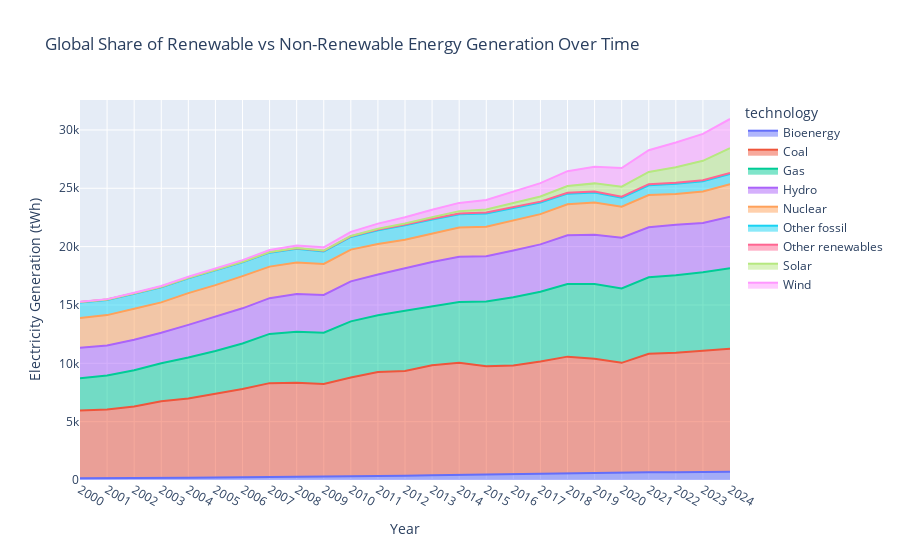

The notebook cell saved with this chart:
### Code cell
total_yearly_gen = df_generation_world.groupby(['technology', 'year']).agg(
    total_yearly_gen = pd.NamedAgg(column="generation_twh", aggfunc="sum") 
).reset_index()

# Plot Electricity Generation Over Time based on sum of all countries yearly
fig = px.area(total_yearly_gen, x='year', y='total_yearly_gen', color='technology',
                  title='Global Share of Renewable vs Non-Renewable Energy Generation Over Time')
fig.update_layout(xaxis_title='Year', yaxis_title='Electricity Generation (tWh)')
fig.show() # for interactive image
# save_static_img(fig, DATA_DIR / "eda_interim" / "figures" / "global_generation_share_over_time.png") # since github doesn't render px plots

### Figure 1 — Plotly figure (JSON) as saved in the notebook; plotly's stock layout.template omitted (floating-point values rounded to 4 significant figures)
{"data": [{"fillpattern": {"shape": ""}, "hovertemplate": "technology=Bioenergy<br>year=%{x}<br>total_yearly_gen=%{y}<extra></extra>", "legendgroup": "Bioenergy", "line": {"color": "#636efa"}, "marker": {"symbol": "circle"}, "mode": "lines", "name": "Bioenergy", "orientation": "v", "showlegend": true, "stackgroup": "1", "type": "scatter", "x": ["2000", "2001", "2002", "2003", "2004", "2005", "2006", "2007", "2008", "2009", "2010", "2011", "2012", "2013", "2014", "2015", "2016", "2017", "2018", "2019", "2020", "2021", "2022", "2023", "2024"], "xaxis": "x", "y": [154.4, 149.7, 163.0, 176.5, 192.5, 212.9, 226.7, 249.3, 266.3, 286.5, 327.1, 345.2, 374.1, 406.6, 442.8, 472.3, 482.4, 507.9, 538.3, 566.7, 601.8, 655.7, 669.8, 682.6, 704.8], "yaxis": "y"}, {"fillpattern": {"shape": ""}, "hovertemplate": "technology=Coal<br>year=%{x}<br>total_yearly_gen=%{y}<extra></extra>", "legendgroup": "Coal", "line": {"color": "#EF553B"}, "marker": {"symbol": "circle"}, "mode": "lines", "name": "Coal", "orientation": "v", "showlegend": true, "stackgroup": "1", "type": "scatter", "x": ["2000", "2001", "2002", "2003", "2004", "2005", "2006", "2007", "2008", "2009", "2010", "2011", "2012", "2013", "2014", "2015", "2016", "2017", "2018", "2019", "2020", "2021", "2022", "2023", "2024"], "xaxis": "x", "y": [5809.0, 5891.0, 6144.0, 6575.0, 6797.0, 7167.0, 7567.0, 8052.0, 8074.0, 7951.0, 8458.0, 8911.0, 8960.0, 9424.0, 9604.0, 9284.0, 9328.0, 9655.0, 10030.0, 9827.0, 9438.0, 10160.0, 10240.0, 10400.0, 10540.0], "yaxis": "y"}, {"fillpattern": {"shape": ""}, "hovertemplate": "technology=Gas<br>year=%{x}<br>total_yearly_gen=%{y}<extra></extra>", "legendgroup": "Gas", "line": {"color": "#00cc96"}, "marker": {"symbol": "circle"}, "mode": "lines", "name": "Gas", "orientation": "v", "showlegend": true, "stackgroup": "1", "type": "scatter", "x": ["2000", "2001", "2002", "2003", "2004", "2005", "2006", "2007", "2008", "2009", "2010", "2011", "2012", "2013", "2014", "2015", "2016", "2017", "2018", "2019", "2020", "2021", "2022", "2023", "2024"], "xaxis": "x", "y": [2746.0, 2915.0, 3105.0, 3256.0, 3503.0, 3681.0, 3901.0, 4219.0, 4361.0, 4382.0, 4808.0, 4866.0, 5161.0, 5058.0, 5214.0, 5540.0, 5850.0, 5974.0, 6225.0, 6401.0, 6382.0, 6557.0, 6630.0, 6716.0, 6900.0], "yaxis": "y"}, {"fillpattern": {"shape": ""}, "hovertemplate": "technology=Hydro<br>year=%{x}<br>total_yearly_gen=%{y}<extra></extra>", "legendgroup": "Hydro", "line": {"color": "#ab63fa"}, "marker": {"symbol": "circle"}, "mode": "lines", "name": "Hydro", "orientation": "v", "showlegend": true, "stackgroup": "1", "type": "scatter", "x": ["2000", "2001", "2002", "2003", "2004", "2005", "2006", "2007", "2008", "2009", "2010", "2011", "2012", "2013", "2014", "2015", "2016", "2017", "2018", "2019", "2020", "2021", "2022", "2023", "2024"], "xaxis": "x", "y": [2630.0, 2564.0, 2612.0, 2612.0, 2803.0, 2912.0, 3018.0, 3063.0, 3245.0, 3241.0, 3428.0, 3488.0, 3660.0, 3791.0, 3871.0, 3882.0, 4015.0, 4054.0, 4177.0, 4228.0, 4347.0, 4289.0, 4323.0, 4232.0, 4420.0], "yaxis": "y"}, {"fillpattern": {"shape": ""}, "hovertemplate": "technology=Nuclear<br>year=%{x}<br>total_yearly_gen=%{y}<extra></extra>", "legendgroup": "Nuclear", "line": {"color": "#FFA15A"}, "marker": {"symbol": "circle"}, "mode": "lines", "name": "Nuclear", "orientation": "v", "showlegend": true, "stackgroup": "1", "type": "scatter", "x": ["2000", "2001", "2002", "2003", "2004", "2005", "2006", "2007", "2008", "2009", "2010", "2011", "2012", "2013", "2014", "2015", "2016", "2017", "2018", "2019", "2020", "2021", "2022", "2023", "2024"], "xaxis": "x", "y": [2540.0, 2613.0, 2655.0, 2601.0, 2719.0, 2727.0, 2762.0, 2703.0, 2695.0, 2657.0, 2726.0, 2610.0, 2432.0, 2449.0, 2499.0, 2533.0, 2571.0, 2594.0, 2659.0, 2754.0, 2648.0, 2762.0, 2640.0, 2699.0, 2779.0], "yaxis": "y"}, {"fillpattern": {"shape": ""}, "hovertemplate": "technology=Other fossil<br>year=%{x}<br>total_yearly_gen=%{y}<extra></extra>", "legendgroup": "Other fossil", "line": {"color": "#19d3f3"}, "marker": {"symbol": "circle"}, "mode": "lines", "name": "Other fossil", "orientation": "v", "showlegend": true, "stackgroup": "1", "type": "scatter", "x": ["2000", "2001", "2002", "2003", "2004", "2005", "2006", "2007", "2008", "2009", "2010", "2011", "2012", "2013", "2014", "2015", "2016", "2017", "2018", "2019", "2020", "2021", "2022", "2023", "2024"], "xaxis": "x", "y": [1324.0, 1285.0, 1271.0, 1296.0, 1263.0, 1278.0, 1176.0, 1196.0, 1172.0, 1071.0, 1079.0, 1187.0, 1239.0, 1197.0, 1144.0, 1133.0, 1085.0, 993.9, 908.6, 854.9, 776.3, 842.2, 888.3, 872.1, 869.7], "yaxis": "y"}, {"fillpattern": {"shape": ""}, "hovertemplate": "technology=Other renewables<br>year=%{x}<br>total_yearly_gen=%{y}<extra></extra>", "legendgroup": "Other renewables", "line": {"color": "#FF6692"}, "marker": {"symbol": "circle"}, "mode": "lines", "name": "Other renewables", "orientation": "v", "showlegend": true, "stackgroup": "1", "type": "scatter", "x": ["2000", "2001", "2002", "2003", "2004", "2005", "2006", "2007", "2008", "2009", "2010", "2011", "2012", "2013", "2014", "2015", "2016", "2017", "2018", "2019", "2020", "2021", "2022", "2023", "2024"], "xaxis": "x", "y": [43.65, 44.15, 45.83, 46.61, 48.26, 48.59, 50.76, 52.81, 56.59, 58.66, 59.71, 61.08, 62.83, 64.32, 69.53, 73.08, 75.87, 78.82, 81.71, 82.95, 86.12, 86.33, 87.91, 87.83, 86.98], "yaxis": "y"}, {"fillpattern": {"shape": ""}, "hovertemplate": "technology=Solar<br>year=%{x}<br>total_yearly_gen=%{y}<extra></extra>", "legendgroup": "Solar", "line": {"color": "#B6E880"}, "marker": {"symbol": "circle"}, "mode": "lines", "name": "Solar", "orientation": "v", "showlegend": true, "stackgroup": "1", "type": "scatter", "x": ["2000", "2001", "2002", "2003", "2004", "2005", "2006", "2007", "2008", "2009", "2010", "2011", "2012", "2013", "2014", "2015", "2016", "2017", "2018", "2019", "2020", "2021", "2022", "2023", "2024"], "xaxis": "x", "y": [1.03, 1.37, 1.71, 2.1, 2.78, 3.94, 5.41, 7.28, 11.84, 19.81, 32.21, 63.61, 96.98, 131.9, 197.8, 256.4, 327.8, 445.0, 575.2, 705.3, 857.4, 1054.0, 1330.0, 1661.0, 2127.0], "yaxis": "y"}, {"fillpattern": {"shape": ""}, "hovertemplate": "technology=Wind<br>year=%{x}<br>total_yearly_gen=%{y}<extra></extra>", "legendgroup": "Wind", "line": {"color": "#FF97FF"}, "marker": {"symbol": "circle"}, "mode": "lines", "name": "Wind", "orientation": "v", "showlegend": true, "stackgroup": "1", "type": "scatter", "x": ["2000", "2001", "2002", "2003", "2004", "2005", "2006", "2007", "2008", "2009", "2010", "2011", "2012", "2013", "2014", "2015", "2016", "2017", "2018", "2019", "2020", "2021", "2022", "2023", "2024"], "xaxis": "x", "y": [31.14, 38.18, 52.22, 63.19, 85.46, 104.4, 133.2, 171.1, 220.8, 276.2, 345.9, 439.9, 529.2, 634.1, 706.0, 829.5, 960.2, 1139.0, 1268.0, 1421.0, 1591.0, 1857.0, 2107.0, 2313.0, 2505.0], "yaxis": "y"}], "layout": {"legend": {"title": {"text": "technology"}, "tracegroupgap": 0}, "title": {"text": "Global Share of Renewable vs Non-Renewable Energy Generation Over Time"}, "xaxis": {"anchor": "y", "domain": [0, 1], "title": {"text": "Year"}}, "yaxis": {"anchor": "x", "domain": [0, 1], "title": {"text": "Electricity Generation (tWh)"}}}}
